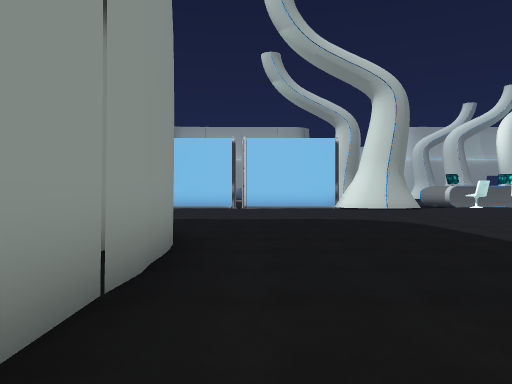
view 1 (above)

17 first-person views from a walk through a Unity game level. The camera is 1.4 m above the floor, looks level and sees 70° across. The floor is counted in squares, 2 m on a side. Each view is taken from the middle of a square. On the plan, view 1 faces up. The plan holds only what a view shows up to about 11 squares ahead; the rest is blank. The place goes on beyond the plan. The player is left out. Some animated figures are not drawn. Door leaves are left out, so doorways stand open. Some surface patterns are stand-ins.

view 2
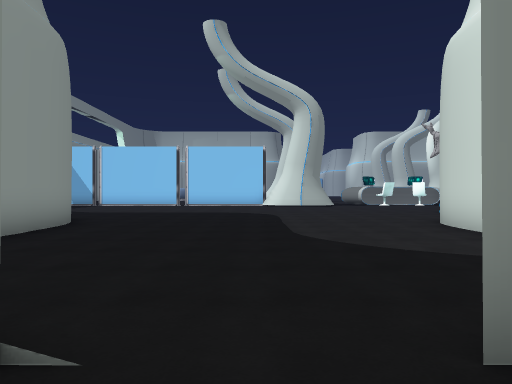

view 3
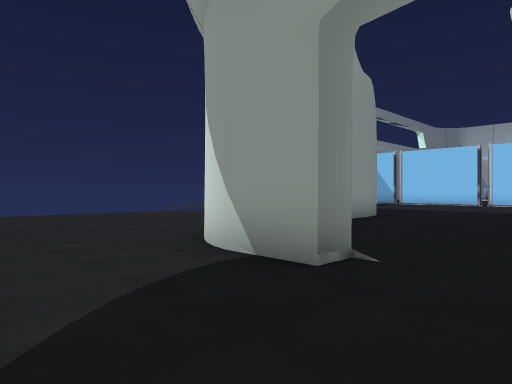

view 4
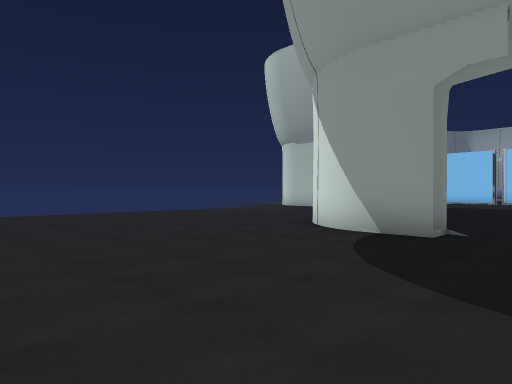

view 5
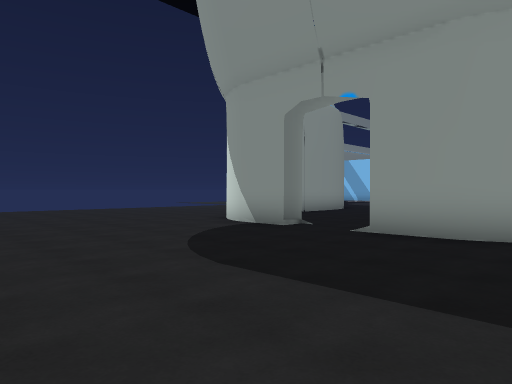

view 6
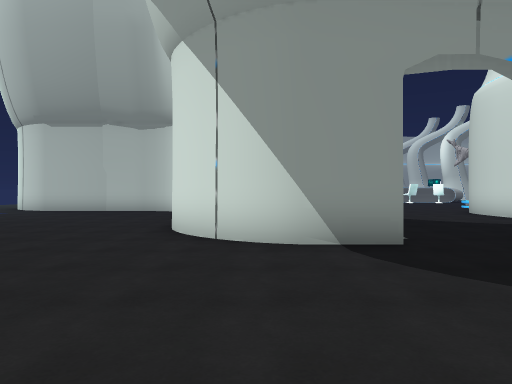

view 7
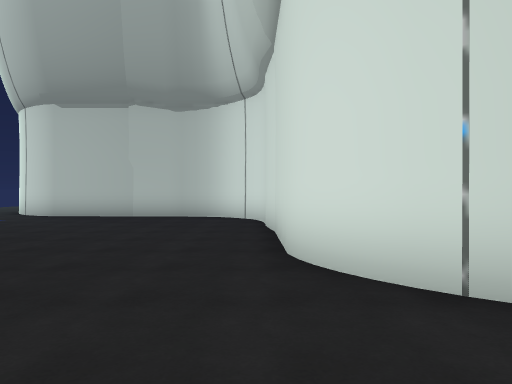

view 8
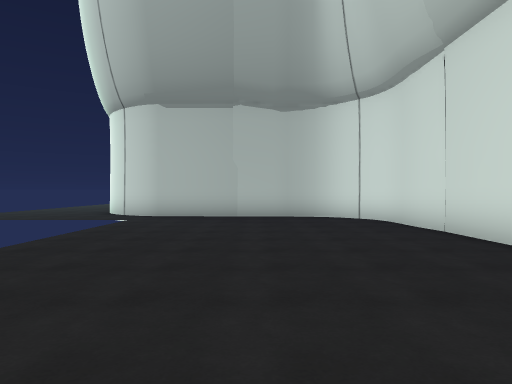

view 9
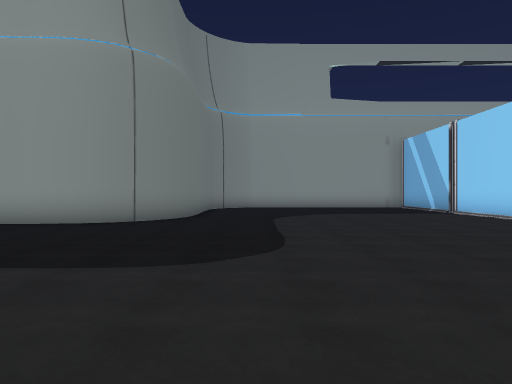

view 10
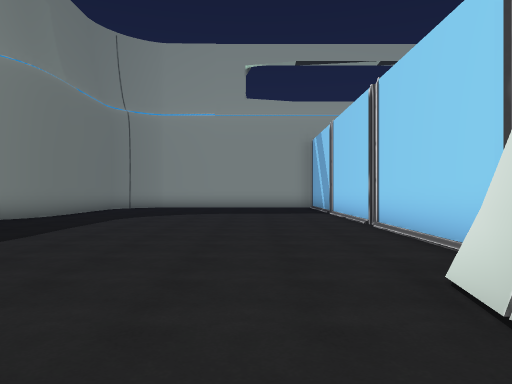

view 11
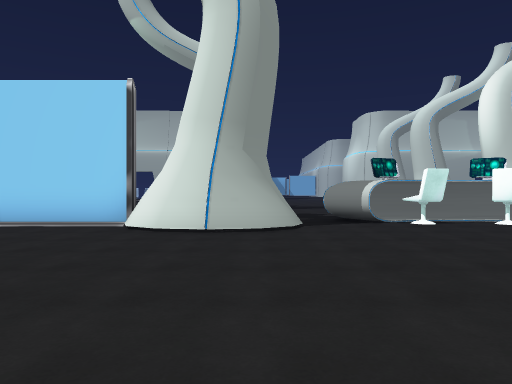

view 12
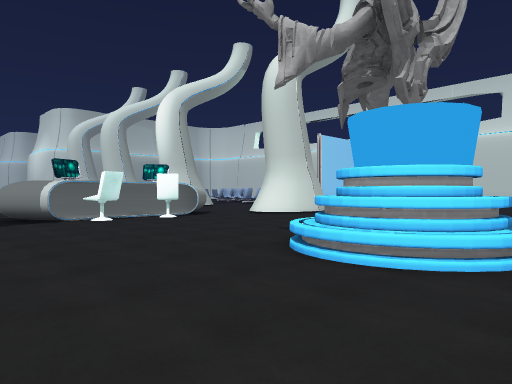

view 13
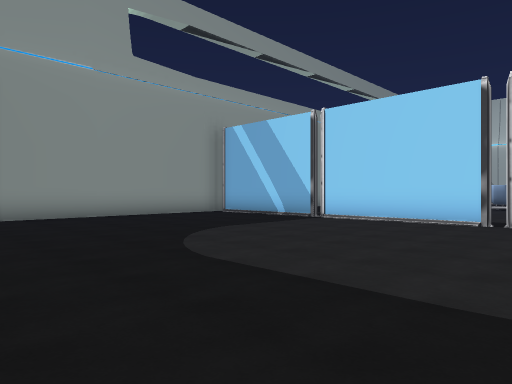

view 14
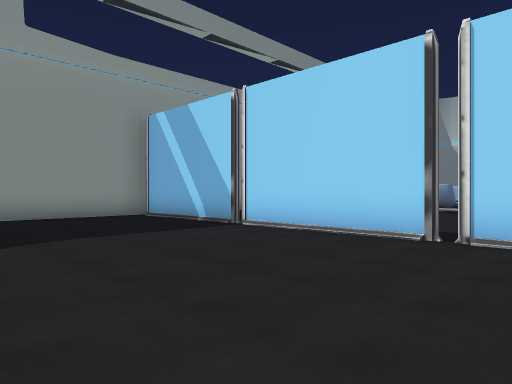

view 15
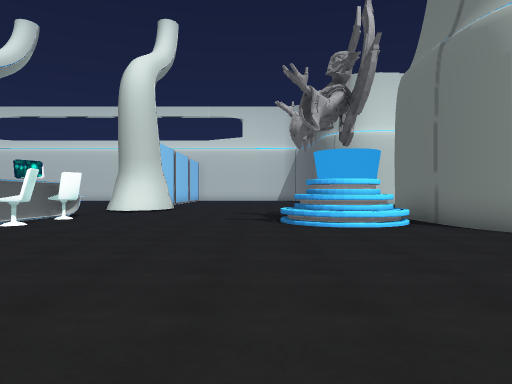

view 16
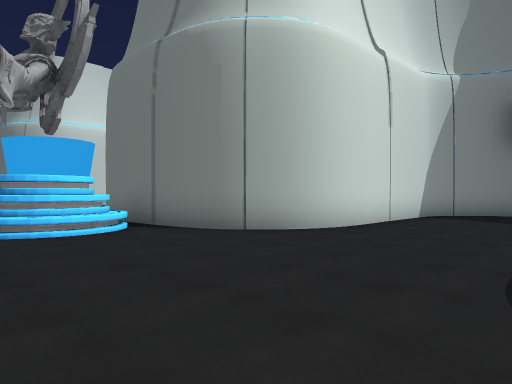

view 17
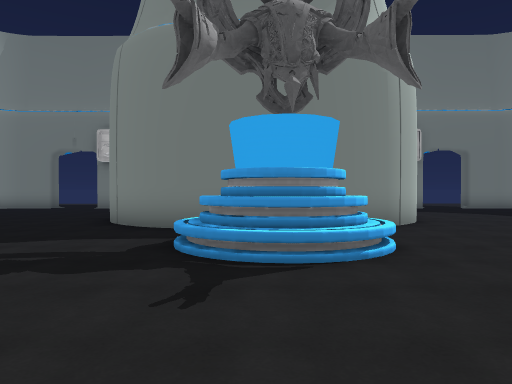

### Floor plan
Points are (right, up) in squares from view 1. A wall is a line through its corners. A room is listed if a view was taken in it or the views show most of it. See-through windows are left out.
Room 1 (views 1, 9, 10, 11, 12, 13, 14, 15, 16, 17)
walls: (-1.7, 6.2) (-1.4, 5.8); (7.6, 6) (8, 6.4); (7.1, 5.3) (7.4, 5.7); (-1.2, 5.4) (-1.1, 4.9); (4.4, 14.4) (3.6, 15); (7.9, 6.3) (8.5, 6.7) (9.2, 6.9); (-1.1, 5) (-1, 4.4); (4.5, 14.6) (3.8, 15.1) (3.7, 15.5) (-0.6, 15.5); (7, 4.8) (7.2, 5.5) (7.7, 6); (8.3, 6.6) (8.8, 6.8); (-1.1, 4.5) (-1, 1.4); (-2.9, 7) (-2.3, 6.7); (6.9, 3.9) (7, 4.9); (9.1, 6.9) (9.7, 7); (-3.2, 7.1) (-2.5, 6.9); (9.6, 7) (11.7, 7.1) (12.8, 6.9) (13.4, 6.6); (6.4, 15.1) (5.8, 14.6) (5.1, 14.4) (4.2, 14.6); (-4, 7.2) (-2.7, 7) (-2, 6.4) (-1.5, 5.9) (-1.2, 5.3); (6.6, 15.6) (6.4, 14.9) (5.9, 14.6); (-0.9, 15.5) (-9.1, 15.5); (8.5, 16.1) (7.6, 17.1); (7, 0.2) (6.9, 4); (12.5, 7) (13.1, 6.8); (12.5, 16) (13.1, 16.5); (10.7, 18) (9, 17.8); (12.6, 17.7) (11.2, 18); (-9.5, 15.1) (-9.5, 8.9)
low walls: (6.5, 14.8) (6, 14.4)
ways out: open door at (3, -2) to room 2; opening at (7, 16); gap at (-1, 16)
objects: other object (9, 8) to (12, 10); chair (10, 16); chair (11, 16) to (12, 16)
Room 2 (views 2, 3, 4, 5, 6, 7, 8)
walls: (-0.8, -1.4) (-1.1, -1); (-0.5, -1.6) (-0.9, -1.3); (-0.2, -1.8) (-0.6, -1.5); (-1.2, -0.9) (-1.5, -0.4); (-1.4, -0.6) (-1.6, 0) (-1.7, 2.4); (0.7, -2.1) (0.2, -2); (2, -2.1) (0.6, -2.1); (2.1, -1.5) (1.4, -1.5); (-1.6, 2.4) (-2, 4.7); (-1.7, 3.1) (-1.7, 4.4); (5.4, -2.2) (3.9, -2.2); (-2.2, 5.6) (-2.6, 5.9); (-3.3, 6.3) (-5.6, 6.5); (-3.7, 6.5) (-4.5, 6.5); (-5.4, 6.5) (-7.9, 6.5) (-8.5, 6.8); (-8.4, 6.7) (-8.8, 6.9)
ways out: open door at (3, -2) to room 1; opening at (-9, 6)

Where each view was taken, in squares from view 1:
view 1: 0 up, 0 right, facing up
view 2: 3 down, 3 right, facing up
view 3: 5 down, 4 right, facing up-left
view 4: 8 down, 4 right, facing up-left
view 5: 8 down, 7 right, facing up-left
view 6: 7 down, 0 right, facing up
view 7: 4 down, 2 left, facing up
view 8: 4 down, 5 left, facing up
view 9: 9 up, 7 right, facing left
view 10: 13 up, 7 right, facing left
view 11: 8 up, 6 right, facing up
view 12: 7 up, 6 right, facing up-right
view 13: 7 up, 1 right, facing up-left
view 14: 10 up, 1 right, facing up-left
view 15: 11 up, 2 right, facing right
view 16: 11 up, 3 right, facing down-right
view 17: 14 up, 11 right, facing down
